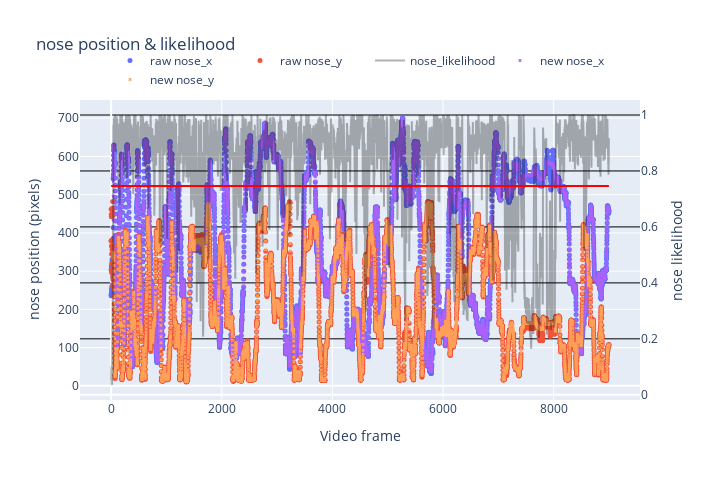

Here is the notebook cell this chart was saved with:
### Code cell
# Create figure
fig = go.Figure()

# Add traces for raw data
for column in df_raw.columns:
    if bodypart in column:
        if 'likelihood' not in column:
            fig.add_trace(go.Scatter(x=df_raw.index, y=df_raw[column], mode='markers', name=f'raw {column}', marker=dict(symbol='circle', size=5)))
        else:
            fig.add_trace(go.Scatter(x=df_raw.index, y=df_raw[column], name=f'{column}', line=dict(color='black'), yaxis='y2',opacity=0.3))

# Add traces for smoothed data
for column in df_smooth.columns:
    if bodypart in column:
        if 'likelihood' not in column:
            fig.add_trace(go.Scatter(x=df_smooth.index, y=df_smooth[column], mode='markers', name=f'new {column}', marker=dict(symbol='x', size=3)))

# Plot the tolerance limit as the mean likelihood 
if llhd_tol == 'mean':
            limit = max(df_raw[f'{bodypart}_likelihood'].mean() * 0.9, 0.5)
else:
    limit = llhd_tol

# Update layout for secondary y-axis
fig.update_layout(
    xaxis=dict(title='Video frame'),
    yaxis=dict(title=f'{bodypart} position (pixels)'),
    yaxis2=dict(title=f'{bodypart} likelihood', 
                overlaying='y', 
                side='right',
                gridcolor='black'),
    title=f'{bodypart} position & likelihood',
    width=720,
    height=480,
    legend=dict(yanchor="bottom",
                y=1.02,
                xanchor="center",
                x=0.5,
                orientation="h"),
    shapes=[dict(type='line', 
                 x0=df_raw.index.min(), 
                 x1=df_raw.index.max(), 
                 y0=limit, 
                 y1=limit, 
                 line=dict(color='red', dash='solid'),
                 yref='y2')]
)

# Show plot
fig.show()

### Figure 1 — Plotly figure (JSON) as saved in the notebook; plotly's stock layout.template omitted (floating-point values rounded to 4 significant figures; data arrays with more than 128 entries replaced by an {"elided": "..."} marker saying what was removed)
{"data": [{"marker": {"size": 5, "symbol": "circle"}, "mode": "markers", "name": "raw nose_x", "type": "scatter", "x": {"elided": "9000 int values"}, "y": {"elided": "9000 float values"}}, {"marker": {"size": 5, "symbol": "circle"}, "mode": "markers", "name": "raw nose_y", "type": "scatter", "x": {"elided": "9000 int values"}, "y": {"elided": "9000 float values"}}, {"line": {"color": "black"}, "name": "nose_likelihood", "opacity": 0.3, "type": "scatter", "x": {"elided": "9000 int values"}, "y": {"elided": "9000 float values"}, "yaxis": "y2"}, {"marker": {"size": 3, "symbol": "x"}, "mode": "markers", "name": "new nose_x", "type": "scatter", "x": {"elided": "9000 int values"}, "y": {"elided": "9000 float values"}}, {"marker": {"size": 3, "symbol": "x"}, "mode": "markers", "name": "new nose_y", "type": "scatter", "x": {"elided": "9000 int values"}, "y": {"elided": "9000 float values"}}], "layout": {"height": 480, "legend": {"orientation": "h", "x": 0.5, "xanchor": "center", "y": 1.02, "yanchor": "bottom"}, "shapes": [{"line": {"color": "red", "dash": "solid"}, "type": "line", "x0": 0, "x1": 8999, "y0": 0.7465, "y1": 0.7465, "yref": "y2"}], "title": {"text": "nose position & likelihood"}, "width": 720, "xaxis": {"title": {"text": "Video frame"}}, "yaxis": {"title": {"text": "nose position (pixels)"}}, "yaxis2": {"gridcolor": "black", "overlaying": "y", "side": "right", "title": {"text": "nose likelihood"}}}}
